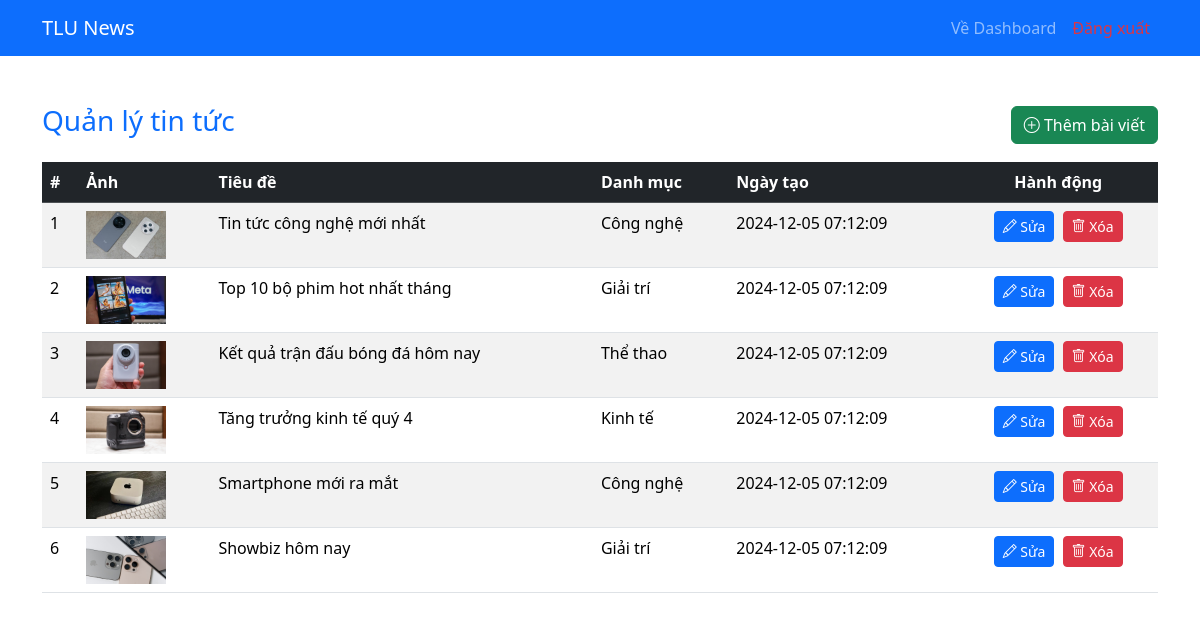
Page /?controller=admin&action=index on the committed database.
### tables this page shows
CREATE TABLE `news` (
  `id` int(11) NOT NULL,
  `title` varchar(255) NOT NULL,
  `content` text NOT NULL,
  `image` varchar(255) DEFAULT NULL,
  `created_at` datetime DEFAULT current_timestamp(),
  `category_id` int(11) DEFAULT NULL
);

CREATE TABLE `categories` (
  `id` int(11) NOT NULL,
  `name` varchar(255) NOT NULL
);

### controllers/AdminController.php (called while the page is built, shortened)
<?php
class AdminController
{
    public function index() {
        require_once 'models/Category.php';
        $categoryModel = new Category();
        $categories = $categoryModel->getAllCategories();
        require_once 'models/News.php';
        $newsModel = new News();
        $newsList = $newsModel->getAllNews();
        require 'views/admin/news/index.php';
    }
}

### models/News.php (called while the page is built, shortened)
<?php
class News {
    private $db;
    public function __construct() {
        $this->db = new PDO('mysql:host=localhost;dbname=news', 'root', '');
    }
    public function getAllNews() {
        $stmt = $this->db->query('SELECT * FROM news');
        return $stmt->fetchAll(PDO::FETCH_ASSOC);
    }
}
?>

### models/Category.php (called while the page is built)
<?php
class Category {
    private $db;
    public function __construct() {
        try {
            $this->db = new PDO('mysql:host=localhost;dbname=news', 'root', '');
        } catch (PDOException $e) {
            die("Database connection failed: " . $e->getMessage());
        }
    }
    public function getAllCategories() {
        $stmt = $this->db->query('SELECT * FROM categories');
        $categories = $stmt->fetchAll(PDO::FETCH_ASSOC);
        return $categories;
    }
}
?>

### views/admin/news/index.php (the view, shortened to what this page needs)
<!DOCTYPE html>
<html lang="en">
<head>
    <link href="https://cdn.jsdelivr.net/npm/bootstrap@5.3.3/dist/css/bootstrap.min.css" rel="stylesheet">
</head>
<body>
    <nav class="navbar navbar-expand-lg navbar-dark bg-primary">
        <div class="container">
            <a class="navbar-brand" href="#">TLU News</a>
            <div class="collapse navbar-collapse" id="navbarNav">
                <ul class="navbar-nav ms-auto">
                    <li class="nav-item">
                        <a class="nav-link" href="?controller=admin&action=dashboard">Về Dashboard</a>
                    </li>
                    <li class="nav-item">
                        <a class="nav-link text-danger" href="?controller=admin&action=logout">Đăng xuất</a>
                    </li>
                </ul>
            </div>
        </div>
    </nav>
    <div class="container mt-5">
        <div class="d-flex justify-content-between align-items-center mb-3">
            <h3 class="text-primary">Quản lý tin tức</h3>
            <a href="?controller=admin&action=addNews" class="btn btn-success">
                <i class="bi bi-plus-circle"></i> Thêm bài viết
            </a>
        </div>
        <table class="table table-striped table-hover">
            <thead class="table-dark">
                <tr>
                    <th>#</th>
                    <th>Ảnh</th>
                    <th>Tiêu đề</th>
                    <th>Danh mục</th>
                    <th>Ngày tạo</th>
                    <th class="text-center">Hành động</th>
                </tr>
            </thead>
            <tbody>
                <?php if (!empty($newsList)): ?>
                    <?php foreach ($newsList as $news): ?>
                        <tr>
                            <td><?php echo $news['id']; ?></td>
                            <td>
                                <?php if (!empty($news['image'])): ?>
                                    <img src="<?php echo $news['image']; ?>" alt="Ảnh bài viết" style="width: 80px; height: auto;">
                                <?php else: ?>
                                    <span class="text-muted">Không có ảnh</span>
                                <?php endif; ?>
                            </td>
                            <td><?php echo htmlspecialchars($news['title']); ?></td>
                            <td>
                                <?php
                                foreach ($categories as $category) {
                                    if ($category['id'] == $news['category_id']) {
                                        echo $category['name'];
                                    }
                                }
                                ?>
                            </td>
                            <td><?php echo htmlspecialchars($news['created_at']); ?></td>
                            <td class="text-center">
                                <a href="?controller=admin&action=editNews&id=<?php echo $news['id']; ?>"
                                    class="btn btn-primary btn-sm me-1">
                                    <i class="bi bi-pencil"></i> Sửa
                                </a>
                                <a href="?controller=admin&action=deleteNews&id=<?php echo $news['id']; ?>"
                                    class="btn btn-danger btn-sm" onclick="return confirm('Bạn có chắc chắn muốn xóa?');">
                                    <i class="bi bi-trash"></i> Xóa
                                </a>
                            </td>
                        </tr>
                    <?php endforeach; ?>
                <?php else: ?>
                    <tr>
                        <td colspan="5" class="text-center text-muted">Không có bài viết nào.</td>
                    </tr>
                <?php endif; ?>
            </tbody>
        </table>
    </div>
    <link href="https://cdnjs.cloudflare.com/ajax/libs/bootstrap-icons/1.10.5/font/bootstrap-icons.min.css"
        rel="stylesheet">
</body>
</html>

### rows in the picture
news: id "1", image (picture), title "Tin tức công nghệ mới nhất", created_at "2024-12-05 07:12:09"
categories: name "Công nghệ"
news: id "2", image (picture), title "Top 10 bộ phim hot nhất tháng", created_at "2024-12-05 07:12:09"
categories: name "Giải trí"
news: id "3", image (picture), title "Kết quả trận đấu bóng đá hôm nay", created_at "2024-12-05 07:12:09"
categories: name "Thể thao"
news: id "4", image (picture), title "Tăng trưởng kinh tế quý 4", created_at "2024-12-05 07:12:09"
categories: name "Kinh tế"
news: id "5", image (picture), title "Smartphone mới ra mắt", created_at "2024-12-05 07:12:09"
news: id "6", image (picture), title "Showbiz hôm nay", created_at "2024-12-05 07:12:09"
